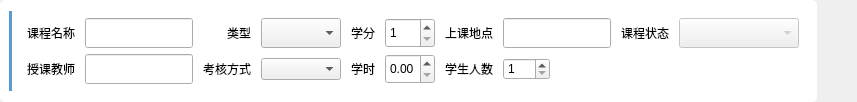
       <widget class="QWidget" name="widget_17" native="true">
        <layout class="QHBoxLayout" name="horizontalLayout_2">
         <property name="leftMargin">
          <number>0</number>
         </property>
         <property name="topMargin">
          <number>0</number>
         </property>
         <property name="rightMargin">
          <number>0</number>
         </property>
         <property name="bottomMargin">
          <number>0</number>
         </property>
         <item>
          <widget class="QWidget" name="widget_18" native="true">
           <property name="styleSheet">
            <string notr="true">#widget_18{background-color: rgb(255, 255, 255);
border-radius:5px}</string>
           </property>
           <layout class="QHBoxLayout" name="horizontalLayout_14">
            <property name="leftMargin">
             <number>9</number>
            </property>
            <property name="rightMargin">
             <number>9</number>
            </property>
            <item>
             <widget class="QLabel" name="label_26">
              <property name="sizePolicy">
               <sizepolicy hsizetype="Fixed" vsizetype="Fixed">
                <horstretch>0</horstretch>
                <verstretch>0</verstretch>
               </sizepolicy>
              </property>
              <property name="minimumSize">
               <size>
                <width>3</width>
                <height>80</height>
               </size>
              </property>
              <property name="maximumSize">
               <size>
                <width>3</width>
                <height>80</height>
               </size>
              </property>
              <property name="styleSheet">
               <string notr="true">background-color:rgb(91, 155, 213);</string>
              </property>
              <property name="text">
               <string/>
              </property>
             </widget>
            </item>
            <item>
             <widget class="QWidget" name="widget_19" native="true">
              <layout class="QGridLayout" name="gridLayout_2">
               <property name="horizontalSpacing">
                <number>10</number>
               </property>
               <item row="0" column="0">
                <widget class="QLabel" name="label_2">
                 <property name="sizePolicy">
                  <sizepolicy hsizetype="Fixed" vsizetype="Fixed">
                   <horstretch>0</horstretch>
                   <verstretch>0</verstretch>
                  </sizepolicy>
                 </property>
                 <property name="text">
                  <string>课程名称</string>
                 </property>
                </widget>
               </item>
               <item row="0" column="1">
                <widget class="QLineEdit" name="le_courseName">
                 <property name="enabled">
                  <bool>true</bool>
                 </property>
                 <property name="minimumSize">
                  <size>
                   <width>0</width>
                   <height>30</height>
                  </size>
                 </property>
                 <property name="maximumSize">
                  <size>
                   <width>300</width>
                   <height>30</height>
                  </size>
                 </property>
                </widget>
               </item>
               <item row="0" column="2" alignment="Qt::AlignRight">
                <widget class="QLabel" name="label_7">
                 <property name="sizePolicy">
                  <sizepolicy hsizetype="Fixed" vsizetype="Fixed">
                   <horstretch>0</horstretch>
                   <verstretch>0</verstretch>
                  </sizepolicy>
                 </property>
                 <property name="text">
                  <string>类型</string>
                 </property>
                </widget>
               </item>
               <item row="0" column="3">
                <widget class="QComboBox" name="cbb_courseType">
                 <property name="enabled">
                  <bool>true</bool>
                 </property>
                 <property name="minimumSize">
                  <size>
                   <width>80</width>
                   <height>30</height>
                  </size>
                 </property>
                 <property name="maximumSize">
                  <size>
                   <width>80</width>
                   <height>30</height>
                  </size>
                 </property>
                </widget>
               </item>
               <item row="0" column="4">
                <widget class="QLabel" name="label_4">
                 <property name="sizePolicy">
                  <sizepolicy hsizetype="Fixed" vsizetype="Fixed">
                   <horstretch>0</horstretch>
                   <verstretch>0</verstretch>
                  </sizepolicy>
                 </property>
                 <property name="text">
                  <string>学分</string>
                 </property>
                </widget>
               </item>
               <item row="0" column="5">
                <widget class="QSpinBox" name="spb_courseCredit">
                 <property name="enabled">
                  <bool>true</bool>
                 </property>
                 <property name="minimumSize">
                  <size>
                   <width>50</width>
                   <height>30</height>
                  </size>
                 </property>
                 <property name="maximumSize">
                  <size>
                   <width>50</width>
                   <height>30</height>
                  </size>
                 </property>
                 <property name="minimum">
                  <number>1</number>
                 </property>
                 <property name="maximum">
                  <number>5</number>
                 </property>
                </widget>
               </item>
               <item row="0" column="6">
                <widget class="QLabel" name="label_6">
                 <property name="sizePolicy">
                  <sizepolicy hsizetype="Fixed" vsizetype="Fixed">
                   <horstretch>0</horstretch>
                   <verstretch>0</verstretch>
                  </sizepolicy>
                 </property>
                 <property name="text">
                  <string>上课地点</string>
                 </property>
                </widget>
               </item>
               <item row="0" column="7">
                <widget class="QLineEdit" name="le_courseAddress">
                 <property name="enabled">
                  <bool>true</bool>
                 </property>
                 <property name="minimumSize">
                  <size>
                   <width>0</width>
                   <height>30</height>
                  </size>
                 </property>
                 <property name="maximumSize">
                  <size>
                   <width>300</width>
                   <height>30</height>
                  </size>
                 </property>
                </widget>
               </item>
               <item row="0" column="8">
                <widget class="QLabel" name="label_10">
                 <property name="sizePolicy">
                  <sizepolicy hsizetype="Fixed" vsizetype="Fixed">
                   <horstretch>0</horstretch>
                   <verstretch>0</verstretch>
                  </sizepolicy>
                 </property>
                 <property name="text">
                  <string>课程状态</string>
                 </property>
                </widget>
               </item>
               <item row="0" column="9">
                <widget class="QComboBox" name="cbb_courseStatus">
                 <property name="enabled">
                  <bool>false</bool>
                 </property>
                 <property name="sizePolicy">
                  <sizepolicy hsizetype="Fixed" vsizetype="Fixed">
                   <horstretch>0</horstretch>
                   <verstretch>0</verstretch>
                  </sizepolicy>
                 </property>
                 <property name="minimumSize">
                  <size>
                   <width>120</width>
                   <height>30</height>
                  </size>
                 </property>
                 <property name="maximumSize">
                  <size>
                   <width>120</width>
                   <height>30</height>
                  </size>
                 </property>
                </widget>
               </item>
               <item row="1" column="0">
                <widget class="QLabel" name="label_3">
                 <property name="sizePolicy">
                  <sizepolicy hsizetype="Fixed" vsizetype="Fixed">
                   <horstretch>0</horstretch>
                   <verstretch>0</verstretch>
                  </sizepolicy>
                 </property>
                 <property name="text">
                  <string>授课教师</string>
                 </property>
                </widget>
               </item>
               <item row="1" column="1">
                <widget class="QLineEdit" name="le_tchName">
                 <property name="enabled">
                  <bool>true</bool>
                 </property>
                 <property name="minimumSize">
                  <size>
                   <width>0</width>
                   <height>30</height>
                  </size>
                 </property>
                 <property name="maximumSize">
                  <size>
                   <width>300</width>
                   <height>30</height>
                  </size>
                 </property>
                 <property name="readOnly">
                  <bool>true</bool>
                 </property>
                </widget>
               </item>
               <item row="1" column="2">
                <widget class="QLabel" name="label_9">
                 <property name="sizePolicy">
                  <sizepolicy hsizetype="Fixed" vsizetype="Fixed">
                   <horstretch>0</horstretch>
                   <verstretch>0</verstretch>
                  </sizepolicy>
                 </property>
                 <property name="text">
                  <string>考核方式</string>
                 </property>
                </widget>
               </item>
               <item row="1" column="3">
                <widget class="QComboBox" name="cbb_courseAssessmentType">
                 <property name="enabled">
                  <bool>true</bool>
                 </property>
                </widget>
               </item>
               <item row="1" column="4">
                <widget class="QLabel" name="label_5">
                 <property name="sizePolicy">
                  <sizepolicy hsizetype="Fixed" vsizetype="Fixed">
                   <horstretch>0</horstretch>
                   <verstretch>0</verstretch>
                  </sizepolicy>
                 </property>
                 <property name="text">
                  <string>学时</string>
                 </property>
                </widget>
               </item>
               <item row="1" column="6">
                <widget class="QLabel" name="label">
                 <property name="sizePolicy">
                  <sizepolicy hsizetype="Fixed" vsizetype="Fixed">
                   <horstretch>0</horstretch>
                   <verstretch>0</verstretch>
                  </sizepolicy>
                 </property>
                 <property name="text">
                  <string>学生人数</string>
                 </property>
                </widget>
               </item>
               <item row="1" column="7">
                <widget class="QSpinBox" name="spb_StuNum">
                 <property name="sizePolicy">
                  <sizepolicy hsizetype="Fixed" vsizetype="Fixed">
                   <horstretch>0</horstretch>
                   <verstretch>0</verstretch>
                  </sizepolicy>
                 </property>
                 <property name="minimum">
                  <number>1</number>
                 </property>
                 <property name="maximum">
                  <number>500</number>
                 </property>
                </widget>
               </item>
               <item row="1" column="5">
                <widget class="QDoubleSpinBox" name="dspb_coursePeriod">
                 <property name="enabled">
                  <bool>true</bool>
                 </property>
                 <property name="minimumSize">
                  <size>
                   <width>50</width>
                   <height>30</height>
                  </size>
                 </property>
                 <property name="maximumSize">
                  <size>
                   <width>50</width>
                   <height>30</height>
                  </size>
                 </property>
                </widget>
               </item>
              </layout>
             </widget>
            </item>
           </layout>
          </widget>
         </item>
         <item>
          <spacer name="horizontalSpacer_15">
           <property name="orientation">
            <enum>Qt::Horizontal</enum>
           </property>
           <property name="sizeHint" stdset="0">
            <size>
             <width>40</width>
             <height>20</height>
            </size>
           </property>
          </spacer>
         </item>
        </layout>
       </widget>
